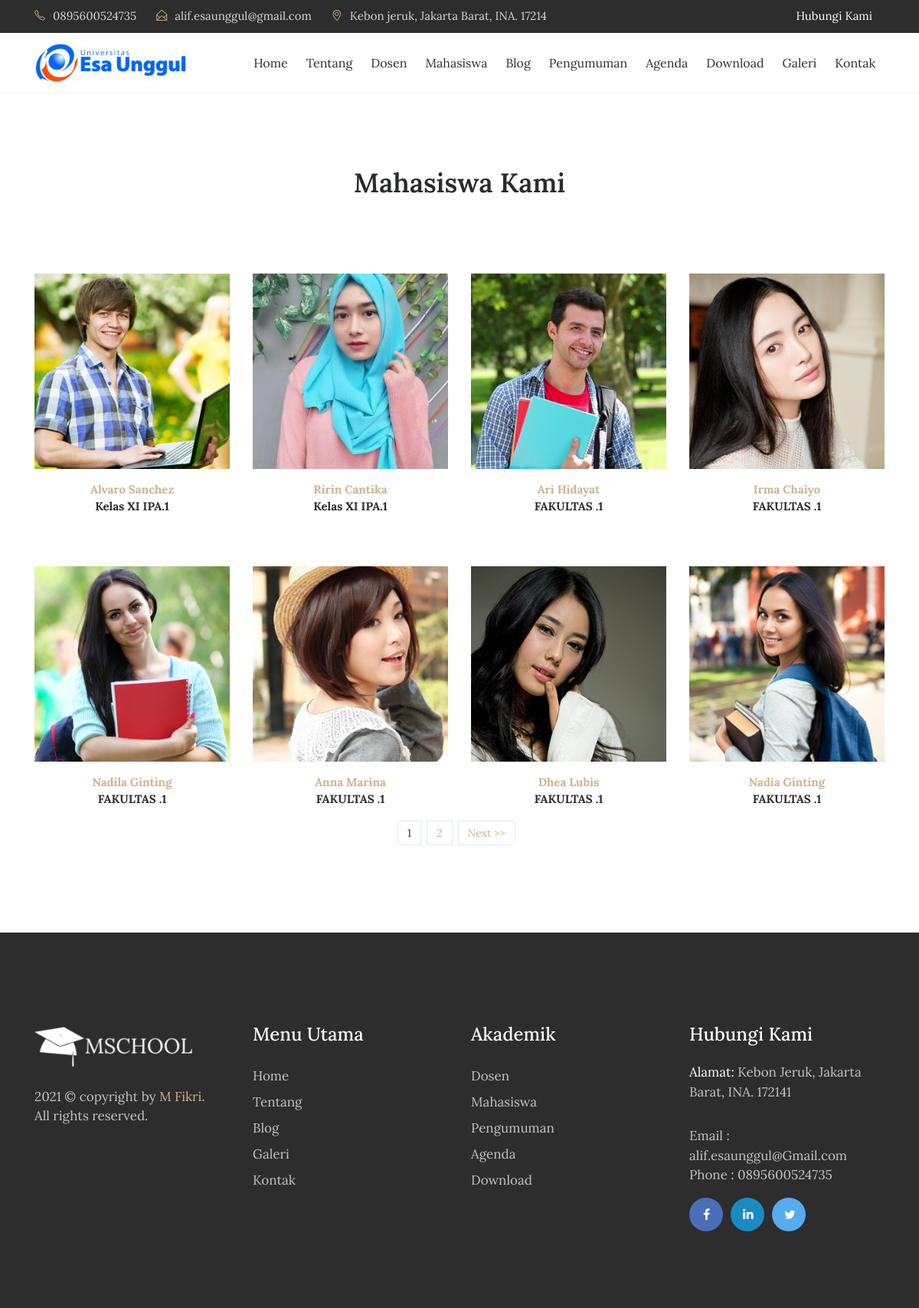
/index.php/siswa, run on the app's committed database.
### tables this page shows
CREATE TABLE IF NOT EXISTS `tbl_siswa` (
  `siswa_id` int(11) NOT NULL AUTO_INCREMENT,
  `siswa_nis` varchar(20) DEFAULT NULL,
  `siswa_nama` varchar(70) DEFAULT NULL,
  `siswa_jenkel` varchar(2) DEFAULT NULL,
  `siswa_kelas_id` int(11) DEFAULT NULL,
  `siswa_photo` varchar(40) DEFAULT NULL,
  PRIMARY KEY (`siswa_id`)
);

CREATE TABLE IF NOT EXISTS `tbl_kelas` (
  `kelas_id` int(11) NOT NULL AUTO_INCREMENT,
  `kelas_nama` varchar(40) DEFAULT NULL,
  PRIMARY KEY (`kelas_id`)
);

### index.php (called while the page is built, shortened)
<?php
require_once BASEPATH.'core/CodeIgniter.php';

### application/models/M_siswa.php (called while the page is built, shortened)
<?php
class M_siswa extends CI_Model{
	function siswa_perpage($offset,$limit){
		$hsl=$this->db->query("SELECT tbl_siswa.*,kelas_nama FROM tbl_siswa JOIN tbl_kelas ON siswa_kelas_id=kelas_id limit $offset,$limit");
		return $hsl;
	}
}

### application/views/depan/v_siswa.php (the view, shortened to what this page needs)
<!DOCTYPE html>
<html lang="en">
<head>
    <link rel="stylesheet" href="<?php echo base_url().'theme/css/bootstrap.min.css'?>">
    <link rel="stylesheet" href="<?php echo base_url().'theme/css/font-awesome.min.css'?>">
    <link rel="stylesheet" href="<?php echo base_url().'theme/css/simple-line-icons.css'?>">
    <link rel="stylesheet" href="<?php echo base_url().'theme/css/slick.css'?>">
    <link rel="stylesheet" href="<?php echo base_url().'theme/css/slick-theme.css'?>">
    <link rel="stylesheet" href="<?php echo base_url().'theme/css/owl.carousel.min.css'?>">
    <link href="<?php echo base_url().'theme/css/style.css'?>" rel="stylesheet">
</head>
<body>
  <div class="header-topbar">
      <div class="container">
          <div class="row">
              <div class="col-xs-6 col-sm-8 col-md-9">
                  <div class="header-top_address">
                      <div class="header-top_list">
                          <span class="icon-phone"></span>0895600524735
                      </div>
                      <div class="header-top_list">
                          <span class="icon-envelope-open"></span>alif.esaunggul@gmail.com
                      </div>
                      <div class="header-top_list">
                          <span class="icon-location-pin"></span>Kebon jeruk, Jakarta Barat, INA. 17214
                      </div>
                  </div>
              </div>
              <div class="col-xs-6 col-sm-4 col-md-3">
                  <div class="header-top_login mr-sm-3">
                      <a href="<?php echo site_url('contact');?>">Hubungi Kami</a>
                  </div>
              </div>
          </div>
      </div>
  </div>
  <div data-toggle="affix" style="border-bottom:solid 1px #f2f2f2;">
      <div class="container nav-menu2">
          <div class="row">
              <div class="col-md-12">
                  <nav class="navbar navbar2 navbar-toggleable-md navbar-light bg-faded">
                      <a href="<?php echo site_url('');?>" class="navbar-brand nav-brand2"><img class="img img-responsive" width="200px;" src="<?php echo base_url().'theme/images/esgul.png'?>"></a>
                      <div class="collapse navbar-collapse justify-content-end" id="navbarNavDropdown">
                          <ul class="navbar-nav">
                              <li class="nav-item">
                                  <a class="nav-link" href="<?php echo site_url('');?>">Home</a>
                              </li>
                              <li class="nav-item">
                                  <a class="nav-link" href="<?php echo site_url('about');?>">Tentang</a>
                              </li>
                              <li class="nav-item">
                                  <a class="nav-link" href="<?php echo site_url('guru');?>">Dosen</a>
                              </li>
                              <li class="nav-item">
                                  <a class="nav-link" href="<?php echo site_url('siswa');?>">Mahasiswa</a>
                              </li>
                              <li class="nav-item">
                                  <a class="nav-link" href="<?php echo site_url('blog');?>">Blog</a>
                              </li>
                              <li class="nav-item">
                                  <a class="nav-link" href="<?php echo site_url('pengumuman');?>">Pengumuman</a>
                              </li>
                              <li class="nav-item">
                                  <a class="nav-link" href="<?php echo site_url('agenda');?>">Agenda</a>
                              </li>
                              <li class="nav-item">
                                  <a class="nav-link" href="<?php echo site_url('download');?>">Download</a>
                              </li>
                              <li class="nav-item">
                                  <a class="nav-link" href="<?php echo site_url('galeri');?>">Galeri</a>
                              </li>
                              <li class="nav-item">
                                <a class="nav-link" href="<?php echo site_url('contact');?>">Kontak</a>
                              </li>
                        </ul>
                  </div>
                </nav>
              </div>
            </div>
          </div>
        </div>
    <section class="our-teachers">
        <div class="container">
            <div class="row">
                <div class="col-md-12">
                    <h2 class="mb-5">Mahasiswa Kami</h2>
                </div>
            </div>
            <div class="row">
                <?php foreach ($data->result() as $row) : ?>
                    <div class="col-xs-12 col-sm-6 col-md-3">
                        <div class="admission_insruction">
                          <?php if(empty($row->siswa_photo)):?>
                            <img src="<?php echo base_url().'assets/images/blank.png';?>" class="img-fluid" alt="#">
                          <?php else:?>
                            <img src="<?php echo base_url().'assets/images/'.$row->siswa_photo;?>" class="img-fluid" alt="#">
                          <?php endif;?>
                            <p class="text-center mt-3"><span><?php echo $row->siswa_nama;?></span>
                                <br>
                                <?php echo $row->kelas_nama;?></p>
                        </div>
                    </div>
                <?php endforeach;?>
              </div>
            <nav><?php echo $page;?></nav>
        </div>
    </section>
<footer>
<div class="container">
    <div class="row">
        <div class="col-md-3">
            <div class="foot-logo">
                <a href="<?php echo site_url();?>">
                    <img src="<?php echo base_url().'theme/images/logo-white.png'?>" class="img-fluid" alt="footer_logo">
                </a>
                <p><?php echo date('Y');?> © copyright by <a href="http://ternakkoding.blogspot.com" target="_blank">M Fikri</a>. <br>All rights reserved.</p>
                </div>
            </div>
            <div class="col-md-3">
                <div class="sitemap">
                    <h3>Menu Utama</h3>
                    <ul>
                        <li><a href="<?php echo site_url();?>">Home</a></li>
                        <li><a href="<?php echo site_url('about');?>">Tentang</a></li>
                        <li><a href="<?php echo site_url('artikel');?>">Blog </a></li>
                        <li><a href="<?php echo site_url('galeri');?>">Galeri</a></li>
                        <li><a href="<?php echo site_url('contact');?>">Kontak</a></li>
                    </ul>
                </div>
            </div>
            <div class="col-md-3">
              <div class="sitemap">
                  <h3>Akademik</h3>
                  <ul>
                      <li><a href="<?php echo site_url('guru');?>">Dosen</a></li>
                      <li><a href="<?php echo site_url('siswa');?>">Mahasiswa </a></li>
                      <li><a href="<?php echo site_url('pengumuman');?>">Pengumuman</a></li>
                      <li><a href="<?php echo site_url('agenda');?>">Agenda</a></li>
                      <li><a href="<?php echo site_url('download');?>">Download</a></li>
                  </ul>
              </div>
            </div>
            <div class="col-md-3">
                <div class="address">
                    <h3>Hubungi Kami</h3>
                    <p><span>Alamat: </span> Kebon Jeruk, Jakarta Barat, INA. 172141</p>
                    <p>Email : alif.esaunggul@Gmail.com
                        <br> Phone : 0895600524735</p>
                        <ul class="footer-social-icons">
                            <li><a href="#"><i class="fa fa-facebook fa-fb" aria-hidden="true"></i></a></li>
                            <li><a href="#"><i class="fa fa-linkedin fa-in" aria-hidden="true"></i></a></li>
                            <li><a href="#"><i class="fa fa-twitter fa-tw" aria-hidden="true"></i></a></li>
                        </ul>
                    </div>
                </div>
            </div>
        </div>
    </footer>
</body>
</html>

### data on the page
tbl_siswa: siswa_photo (picture), siswa_nama "Alvaro Sanchez", tbl_kelas.kelas_nama "Kelas XI IPA.1"
tbl_siswa: siswa_photo (picture), siswa_nama "Ririn Cantika", tbl_kelas.kelas_nama "Kelas XI IPA.1"
tbl_siswa: siswa_photo (picture), siswa_nama "Ari Hidayat", tbl_kelas.kelas_nama "FAKULTAS .1"
tbl_siswa: siswa_photo (picture), siswa_nama "Irma Chaiyo", tbl_kelas.kelas_nama "FAKULTAS .1"
tbl_siswa: siswa_photo (picture), siswa_nama "Nadila Ginting", tbl_kelas.kelas_nama "FAKULTAS .1"
tbl_siswa: siswa_photo (picture), siswa_nama "Anna Marina", tbl_kelas.kelas_nama "FAKULTAS .1"
tbl_siswa: siswa_photo (picture), siswa_nama "Dhea Lubis", tbl_kelas.kelas_nama "FAKULTAS .1"
tbl_siswa: siswa_photo (picture), siswa_nama "Nadia Ginting", tbl_kelas.kelas_nama "FAKULTAS .1"

### other printed values
$page "1 2 Next >>"
